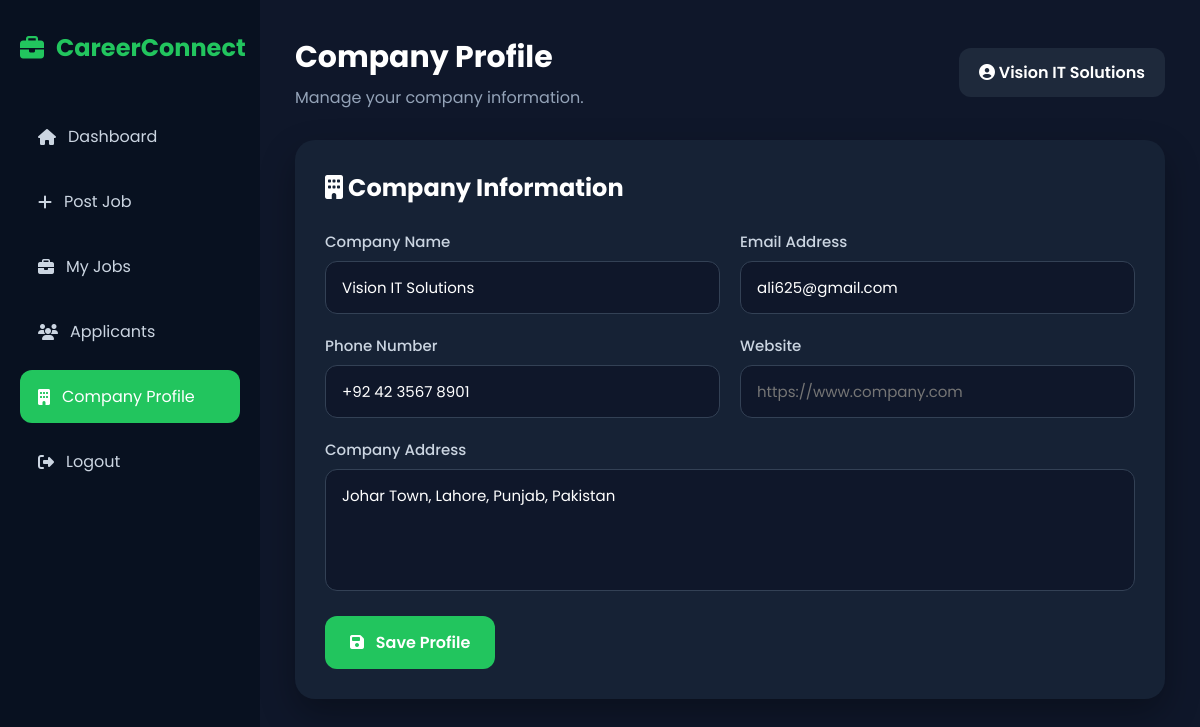
Screenshot of /profile.php (signed in) with the database file from the repository.
### tables this page shows
CREATE TABLE `users` (
  `User_ID` int(11) NOT NULL,
  `Name` varchar(100) DEFAULT NULL,
  `Email` varchar(100) DEFAULT NULL,
  `Password` varchar(255) DEFAULT NULL,
  `Created_At` timestamp NOT NULL DEFAULT current_timestamp(),
  `role` varchar(50) DEFAULT 'user',
  `Phone` varchar(20) DEFAULT NULL,
  `Address` varchar(255) DEFAULT NULL,
  `Website` varchar(255) DEFAULT NULL
);

### profile.php (the view, shortened to what this page needs)
<?php
include("../config/db.php");
$employer_id=$_SESSION['user_id'];
$name=$_SESSION['user_name'];
$result=mysqli_query($conn,"
SELECT *
FROM users
WHERE User_ID='$employer_id'
");
$user=mysqli_fetch_assoc($result);
?>
<!DOCTYPE html>
<html lang="en">
<head>
<link rel="stylesheet"
href="https://cdnjs.cloudflare.com/ajax/libs/font-awesome/6.5.2/css/all.min.css">
</head>
<body>
<div class="container">
<aside class="sidebar">
<div class="logo">
<i class="fa-solid fa-briefcase"></i>
<span>CareerConnect</span>
</div>
<ul>
<li>
<a href="edashboard.php">
<i class="fa-solid fa-house"></i>
Dashboard
</a>
</li>
<li>
<a href="post_job.php">
<i class="fa-solid fa-plus"></i>
Post Job
</a>
</li>
<li>
<a href="my_jobs.php">
<i class="fa-solid fa-briefcase"></i>
My Jobs
</a>
</li>
<li>
<a href="applicants.php">
<i class="fa-solid fa-users"></i>
Applicants
</a>
</li>
<li class="active">
<a href="profile.php">
<i class="fa-solid fa-building"></i>
Company Profile
</a>
</li>
<li>
<a href="../logout.php">
<i class="fa-solid fa-right-from-bracket"></i>
Logout
</a>
</li>
</ul>
</aside>
<main class="content">
<div class="topbar">
<div>
<h2>Company Profile</h2>
<p>Manage your company information.</p>
</div>
<div class="user">
<i class="fa-solid fa-circle-user"></i>
<?php echo htmlspecialchars($name); ?>
</div>
</div>
<div class="profile-card">
<h3>
<i class="fa-solid fa-building"></i>
Company Information
</h3>
<form method="POST">
<div class="row">
<div class="field">
<label>Company Name</label>
<input
type="text"
name="company"
value="<?php echo htmlspecialchars($user['Name']); ?>"
required>
</div>
<div class="field">
<label>Email Address</label>
<input
type="email"
value="<?php echo htmlspecialchars($user['Email']); ?>"
readonly>
</div>
</div>
<div class="row">
<div class="field">
<label>Phone Number</label>
<input
type="text"
name="phone"
value="<?php echo htmlspecialchars($user['Phone']); ?>">
</div>
<div class="field">
<label>Website</label>
<input
type="text"
name="website"
placeholder="https://www.company.com">
</div>
</div>
<div class="field">
<label>Company Address</label>
<textarea
name="address"
rows="4"><?php echo htmlspecialchars($user['Address']); ?></textarea>
</div>
<button
type="submit"
name="save">
<i class="fa-solid fa-floppy-disk"></i>
Save Profile
</button>
</form>
</div>
</main>
</div>
</body>
</html>

### profile.php (style rules this page uses)
* { margin:0; padding:0; box-sizing:border-box; font-family:'Poppins',sans-serif; }
body { background:#0f172a; color:#fff; }
.container { display:flex; min-height:100vh; }
.sidebar { width:260px; background:#081120; padding:30px 20px; position:fixed; left:0; top:0; bottom:0; }
.logo { display:flex; align-items:center; gap:12px; font-size:24px; font-weight:700; margin-bottom:45px; color:#22c55e; }
.sidebar ul { list-style:none; }
.sidebar li { margin-bottom:12px; }
.sidebar a { display:flex; align-items:center; gap:12px; padding:14px 18px; border-radius:12px; text-decoration:none; color:#cbd5e1; transition:.3s; }
.sidebar a:hover, .sidebar .active a { background:#22c55e; color:#fff; }
.content { margin-left:260px; width:100%; padding:35px; }
.topbar { display:flex; justify-content:space-between; align-items:center; margin-bottom:30px; }
.topbar h2 { font-size:30px; }
.topbar p { color:#94a3b8; margin-top:5px; }
.user { background:#1e293b; padding:12px 20px; border-radius:12px; font-weight:600; }
.profile-card { background:#162235; padding:30px; border-radius:20px; box-shadow:0 15px 35px rgba(0,0,0,.30); }
.profile-card h3 { font-size:24px; margin-bottom:25px; color:#fff; }
.row { display:grid; grid-template-columns:repeat(2,1fr); gap:20px; margin-bottom:20px; }
.field { display:flex; flex-direction:column; }
.field label { margin-bottom:8px; font-size:15px; font-weight:500; color:#cbd5e1; }
.field input, .field textarea { width:100%; padding:14px 16px; border:1px solid #334155; border-radius:12px; background:#0f172a; color:#fff; font-size:15px; outline:none; transition:.3s; }
.field textarea { resize:none; }
button { margin-top:25px; padding:14px 25px; border:none; border-radius:12px; background:#22c55e; color:#fff; font-size:16px; font-weight:600; cursor:pointer; transition:.3s; }
button i { margin-right:8px; }

### rows the page displays
users: company "Vision IT Solutions", Email "ali625@gmail.com", phone "+92 42 3567 8901", address "Johar Town, Lahore, Punjab, Pakistan"

### other values shown
$name "Vision IT Solutions"
